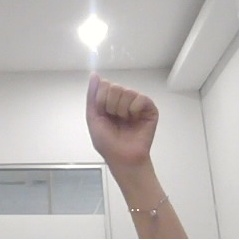
#> input picture 0.jpg, 240 x 240 px
$ python ex.py
#> lines starting #> are read from the running program, lines starting #| are printed output that depends on the picture; after the words box and inside, x2 and y2 are one past the last pixel; in counts of white or black regions, pixels touching at a corner belong together
import numpy as np
import cv2

# Read the query image and train image in color (RGB)
query_img = cv2.imread('0.jpg')
#> query_img is the input picture: shape (240, 240, 3); mean B, G, R 184.3, 186.3, 191
train_img = cv2.imread('112.jpg')
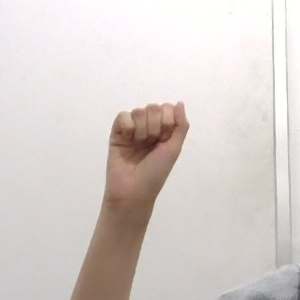
#> input picture 112.jpg, 300 x 300 px
#> train_img is the input picture: shape (300, 300, 3); mean B, G, R 205.8, 209.4, 217.5

# Convert both images to grayscale for Canny edge detection
query_img_bw = cv2.cvtColor(query_img, cv2.COLOR_BGR2GRAY)
train_img_bw = cv2.cvtColor(train_img, cv2.COLOR_BGR2GRAY)
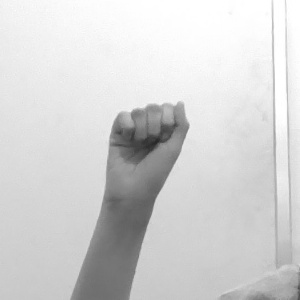
#> train_img_bw: shape (300, 300); min 40, max 255, mean 211.4

# Apply Canny edge detection
query_edges = cv2.Canny(query_img_bw, 10, 200)
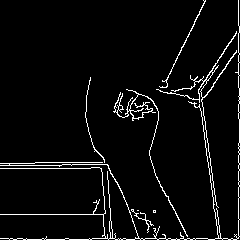
#> query_edges: shape (240, 240); 4.5% white in thin lines or dots
train_edges = cv2.Canny(train_img_bw, 10, 200)
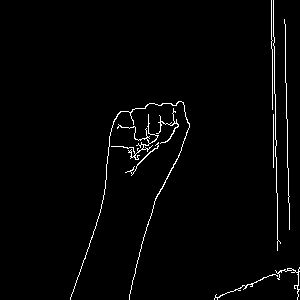
#> train_edges: shape (300, 300); 2% white in thin lines or dots, all inside (x1, y1, x2, y2) = (70, 0, 300, 300)


# Initialize the ORB detector algorithm
orb = cv2.ORB_create()

# Detect keypoints and compute descriptors on the Canny edge images
queryKeypoints, queryDescriptors = orb.detectAndCompute(query_edges, None)
#> queryKeypoints = 355 keypoints; strongest (x, y, size): (198, 106, 31), (137, 106, 31), (199, 100, 31), (164, 84, 31)
trainKeypoints, trainDescriptors = orb.detectAndCompute(train_edges, None)
#> trainKeypoints = 423 keypoints; strongest (x, y, size): (137, 149, 31), (162, 122, 31), (149, 147, 31), (147, 140, 31)

# [7 lines of commented-out code are left out]
matcher = cv2.BFMatcher(cv2.NORM_HAMMING)

# Use KNN to get the two best matches for each descriptor
knn_matches = matcher.knnMatch(queryDescriptors, trainDescriptors, k=2)
#> knn_matches = 355 matches
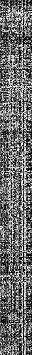
#> queryDescriptors: shape (355, 32); min 0, max 255, mean 107.1

# Apply Lowe's ratio test to filter out weak matches
good_matches = []
ratio_threshold = 0.75  # Lowe's recommended ratio is typically 0.75

for m, n in knn_matches:
    if m.distance < ratio_threshold * n.distance:
        good_matches.append(m)
#> after the loop, good_matches = 16 matches

# Draw only the good matches, but on the original RGB images
final_img = cv2.drawMatches(query_edges, queryKeypoints,
                            train_edges, trainKeypoints,
                            good_matches, None, flags=cv2.DrawMatchesFlags_NOT_DRAW_SINGLE_POINTS)
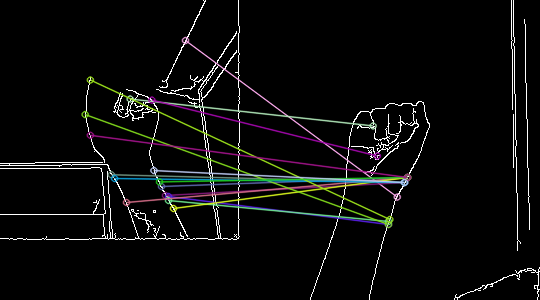
#> final_img: shape (300, 540, 3); mean of channels 0, 1, 2 11.1, 11.6, 11.4; drawn as B, G, R

# Resize the final image to fit on screen
final_img = cv2.resize(final_img, (1000, 650))
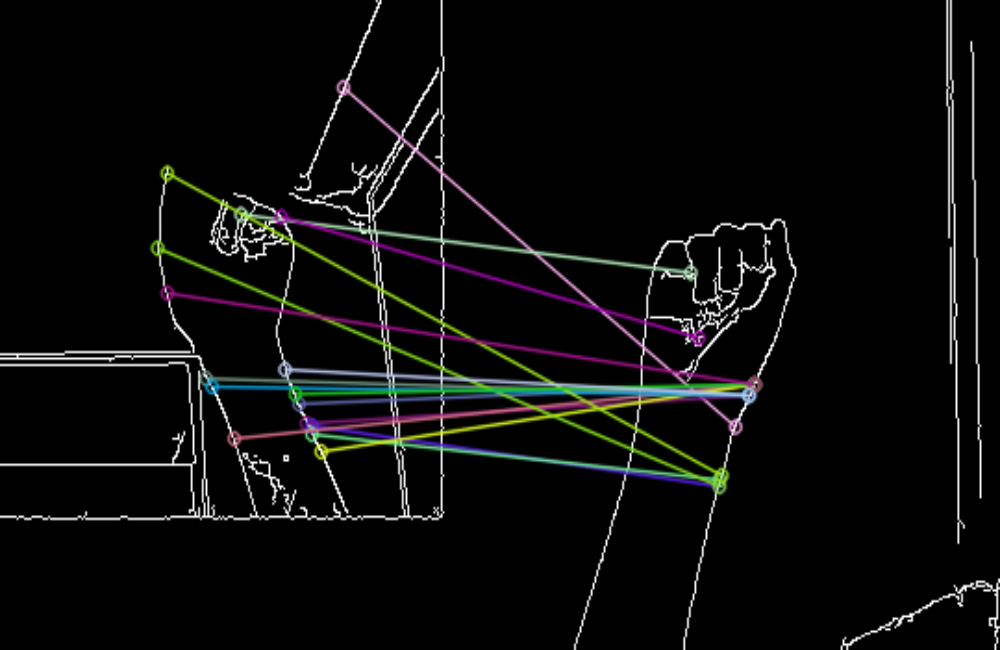
#> final_img: shape (650, 1000, 3); mean of channels 0, 1, 2 11.1, 11.6, 11.4; drawn as B, G, R

# Show the final image with matches
cv2.imshow("Good Matches", final_img)
cv2.waitKey(0)
cv2.destroyAllWindows()
